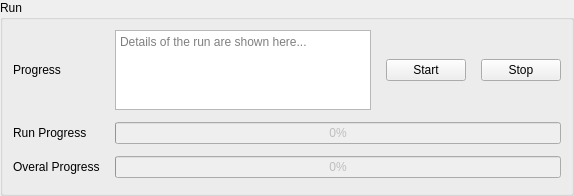
         <widget class="QGroupBox" name="groupBox_11">
          <property name="sizePolicy">
           <sizepolicy hsizetype="Expanding" vsizetype="Fixed">
            <horstretch>0</horstretch>
            <verstretch>0</verstretch>
           </sizepolicy>
          </property>
          <property name="title">
           <string>Run</string>
          </property>
          <layout class="QGridLayout" name="gridLayout_25">
           <property name="leftMargin">
            <number>10</number>
           </property>
           <property name="topMargin">
            <number>10</number>
           </property>
           <property name="rightMargin">
            <number>10</number>
           </property>
           <property name="bottomMargin">
            <number>15</number>
           </property>
           <item row="0" column="0">
            <layout class="QGridLayout" name="gridLayout_26">
             <property name="horizontalSpacing">
              <number>15</number>
             </property>
             <property name="verticalSpacing">
              <number>12</number>
             </property>
             <item row="0" column="0">
              <widget class="QLabel" name="label_21">
               <property name="text">
                <string>Progress</string>
               </property>
              </widget>
             </item>
             <item row="1" column="0">
              <widget class="QLabel" name="label_22">
               <property name="text">
                <string>Run Progress</string>
               </property>
              </widget>
             </item>
             <item row="0" column="2">
              <widget class="QPushButton" name="run_start_PB">
               <property name="enabled">
                <bool>true</bool>
               </property>
               <property name="styleSheet">
                <string notr="true"/>
               </property>
               <property name="text">
                <string>Start</string>
               </property>
              </widget>
             </item>
             <item row="0" column="3">
              <widget class="QPushButton" name="run_stop_PB">
               <property name="enabled">
                <bool>true</bool>
               </property>
               <property name="text">
                <string>Stop</string>
               </property>
              </widget>
             </item>
             <item row="2" column="1" colspan="3">
              <widget class="QProgressBar" name="run_overalprogress_PBar">
               <property name="enabled">
                <bool>false</bool>
               </property>
               <property name="styleSheet">
                <string notr="true"/>
               </property>
               <property name="value">
                <number>0</number>
               </property>
               <property name="textVisible">
                <bool>true</bool>
               </property>
              </widget>
             </item>
             <item row="1" column="1" colspan="3">
              <widget class="QProgressBar" name="run_progress_PBar">
               <property name="enabled">
                <bool>false</bool>
               </property>
               <property name="styleSheet">
                <string notr="true"/>
               </property>
               <property name="value">
                <number>0</number>
               </property>
              </widget>
             </item>
             <item row="2" column="0">
              <widget class="QLabel" name="label_23">
               <property name="text">
                <string>Overal Progress</string>
               </property>
              </widget>
             </item>
             <item row="0" column="1">
              <widget class="QPlainTextEdit" name="run_progress_TE">
               <property name="sizePolicy">
                <sizepolicy hsizetype="Expanding" vsizetype="Fixed">
                 <horstretch>0</horstretch>
                 <verstretch>0</verstretch>
                </sizepolicy>
               </property>
               <property name="maximumSize">
                <size>
                 <width>16777215</width>
                 <height>80</height>
                </size>
               </property>
               <property name="layoutDirection">
                <enum>Qt::LeftToRight</enum>
               </property>
               <property name="frameShape">
                <enum>QFrame::StyledPanel</enum>
               </property>
               <property name="midLineWidth">
                <number>3</number>
               </property>
               <property name="horizontalScrollBarPolicy">
                <enum>Qt::ScrollBarAsNeeded</enum>
               </property>
               <property name="tabChangesFocus">
                <bool>true</bool>
               </property>
               <property name="undoRedoEnabled">
                <bool>false</bool>
               </property>
               <property name="readOnly">
                <bool>true</bool>
               </property>
               <property name="textInteractionFlags">
                <set>Qt::TextSelectableByKeyboard|Qt::TextSelectableByMouse</set>
               </property>
               <property name="centerOnScroll">
                <bool>true</bool>
               </property>
               <property name="placeholderText">
                <string>Details of the run are shown here...</string>
               </property>
              </widget>
             </item>
            </layout>
           </item>
          </layout>
         </widget>
